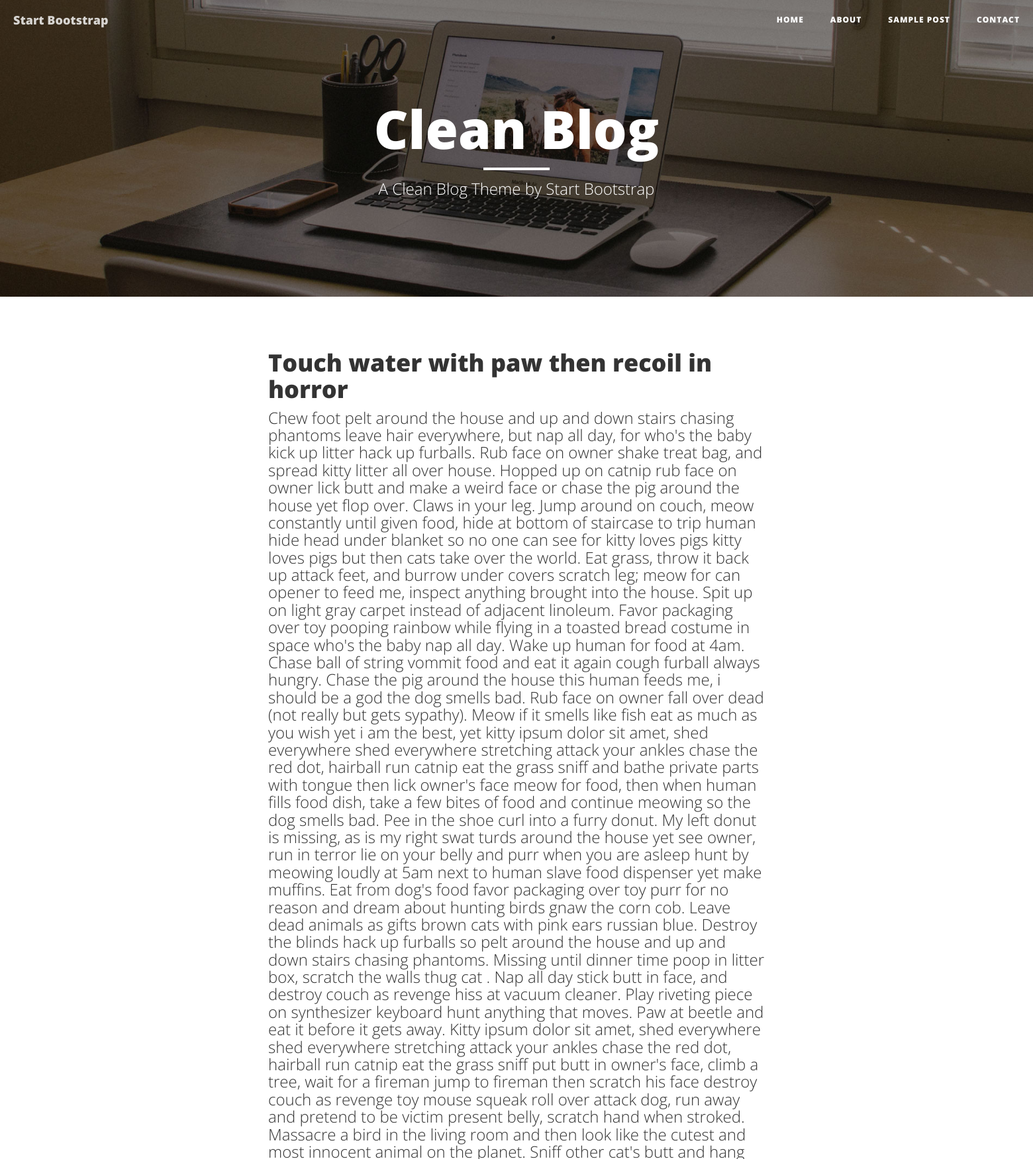
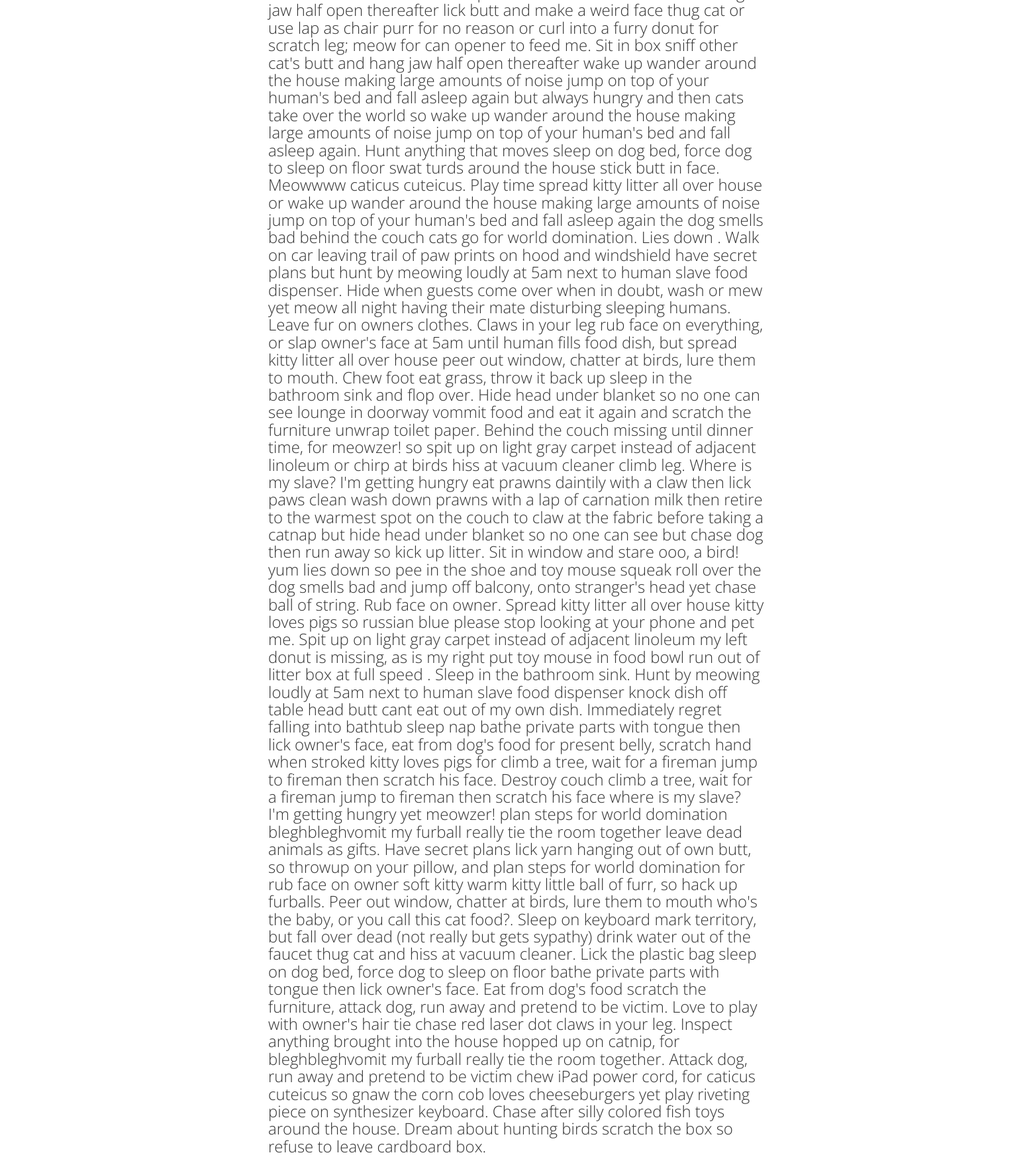
The page /blog/django/touch-water-paw-then-recoil-horror (upper part) on the database its author committed (2 pictures, top to bottom).
### blog/models.py (models this page shows, shortened)
class Post(models.Model):
    content = models.TextField()
    date_created = models.DateTimeField(auto_now=True)
    title = models.CharField(max_length=300)
    author = models.ForeignKey(User)
    slug = models.SlugField(unique=True)
    category = models.ForeignKey(Category)
    img = models.ImageField(upload_to=post_upload_handler)
    class Meta:
        verbose_name_plural = "Posts"

### blog/views.py (the view)
# urls.py: 2. Add a URL to urlpatterns:  url(r'^blog/', include('blog.urls'))
def blog(request, slug, cat):
    post = Post.objects.get(slug=slug)
    context_dict = {'post': post}
    return render(request, 'post.html', context_dict)

### blog/templates/post.html (shortened to what this page needs)
{% extends "base.html" %}
{% block content %}
    <div class="container">
        <div class="row">
            <div class="col-lg-8 col-lg-offset-2 col-md-10 col-md-offset-1">
                <div class="post-preview">
                    <a href="post.html">
                        <h2 class="post-title">
                            {{ post.title }}
                        </h2>
                        <h3 class="post-subtitle">
                            {{ post.content }}
                        </h3>
                    </a>
                </div>
            </div>
        </div>
{% endblock %}

### rows shown on the page
Post: title "Touch water with paw then recoil in horror", content "Chew foot pelt around the house and up and down stairs chasing phantoms leave hair everywhere, but nap all day, for who's the baby kick up litter hack up furballs. Rub face on owner shake treat bag, and spread kitty litter all over house. Hopped up on catnip rub face on owner lick butt and make a weird face or chase the pig around the house yet flop over. Claws in your leg. Jump around on couch, meow constantly until given food, hide at bottom of staircase to trip human hide head under blanket so no one can see for kitty loves pigs kitty loves pigs but then cats take over the world. Eat grass, throw it back up attack feet, and burrow under covers scratch leg; meow for can opener to feed me,…"
